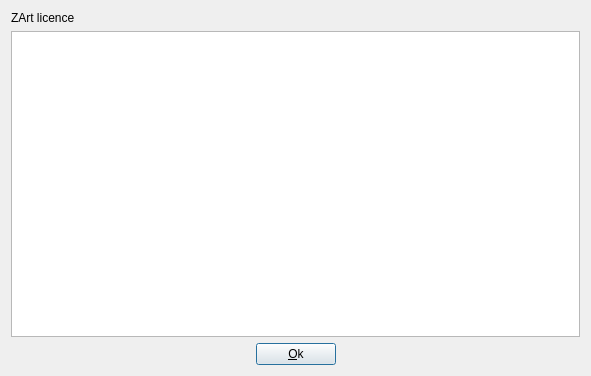
<?xml version="1.0" encoding="UTF-8"?>
<ui version="4.0">
 <class>DialogLicence</class>
 <widget class="QDialog" name="DialogLicence">
  <property name="geometry">
   <rect>
    <x>0</x>
    <y>0</y>
    <width>591</width>
    <height>376</height>
   </rect>
  </property>
  <property name="windowTitle">
   <string>LIcence</string>
  </property>
  <layout class="QVBoxLayout" name="verticalLayout">
   <item>
    <widget class="QLabel" name="label">
     <property name="text">
      <string>ZArt licence</string>
     </property>
    </widget>
   </item>
   <item>
    <widget class="QTextEdit" name="_text">
     <property name="readOnly">
      <bool>true</bool>
     </property>
    </widget>
   </item>
   <item>
    <layout class="QHBoxLayout" name="horizontalLayout">
     <item>
      <spacer name="horizontalSpacer">
       <property name="orientation">
        <enum>Qt::Horizontal</enum>
       </property>
       <property name="sizeHint" stdset="0">
        <size>
         <width>40</width>
         <height>20</height>
        </size>
       </property>
      </spacer>
     </item>
     <item>
      <widget class="QPushButton" name="_pkOk">
       <property name="text">
        <string>&amp;Ok</string>
       </property>
      </widget>
     </item>
     <item>
      <spacer name="horizontalSpacer_2">
       <property name="orientation">
        <enum>Qt::Horizontal</enum>
       </property>
       <property name="sizeHint" stdset="0">
        <size>
         <width>40</width>
         <height>20</height>
        </size>
       </property>
      </spacer>
     </item>
    </layout>
   </item>
  </layout>
 </widget>
 <resources/>
 <connections>
  <connection>
   <sender>_pkOk</sender>
   <signal>pressed()</signal>
   <receiver>DialogLicence</receiver>
   <slot>accept()</slot>
   <hints>
    <hint type="sourcelabel">
     <x>282</x>
     <y>343</y>
    </hint>
    <hint type="destinationlabel">
     <x>295</x>
     <y>187</y>
    </hint>
   </hints>
  </connection>
 </connections>
</ui>
